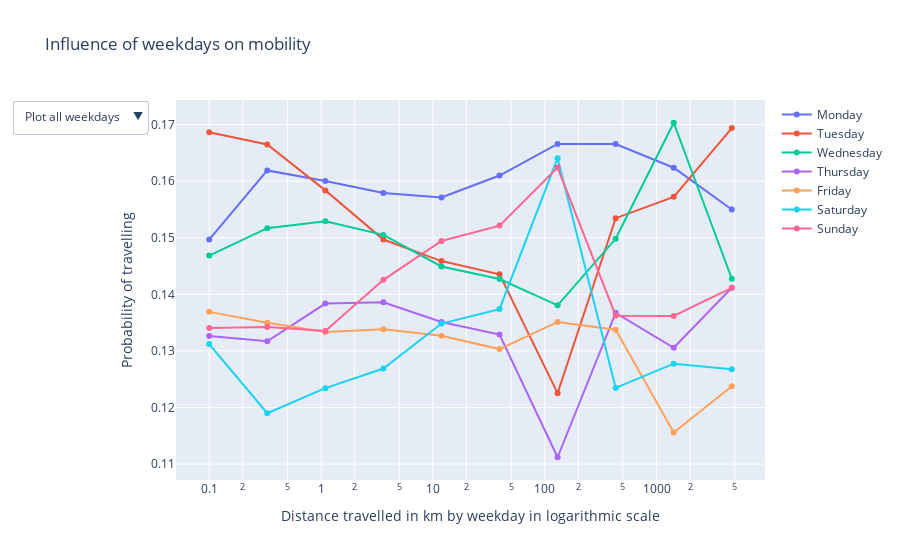

Notebook cell for this chart:
### Code cell
# Initialize figure
fig = go.Figure()

# Add Traces
for i in col_names_:
    fig.add_trace(
    go.Scatter(x=buckets,
               y=df_week[i].values,
               name=i))

# Add layout
fig.update_layout(
    updatemenus=[
        dict(
            active=0,
            buttons=list_dict(col_names_,len(col_names_)),
        )
    ])

# Define axies
fig.update_xaxes(title_text="Distance travelled in km by weekday in logarithmic scale", type="log")
fig.update_yaxes(title_text="Probability of travelling")  
# Set title
fig.update_layout(title_text="Influence of weekdays on mobility")
fig.show()

### Figure 1 — Plotly figure (JSON) as saved in the notebook; plotly's stock layout.template omitted (floating-point values rounded to 4 significant figures)
{"data": [{"name": "Monday", "type": "scatter", "x": [0.1, 0.3305, 1.092, 3.611, 11.94, 39.45, 130.4, 431.0, 1425.0, 4709.0], "y": [0.1497, 0.1619, 0.16, 0.1579, 0.1571, 0.161, 0.1666, 0.1666, 0.1624, 0.155]}, {"name": "Tuesday", "type": "scatter", "x": [0.1, 0.3305, 1.092, 3.611, 11.94, 39.45, 130.4, 431.0, 1425.0, 4709.0], "y": [0.1686, 0.1665, 0.1584, 0.1497, 0.1459, 0.1435, 0.1225, 0.1535, 0.1572, 0.1694]}, {"name": "Wednesday", "type": "scatter", "x": [0.1, 0.3305, 1.092, 3.611, 11.94, 39.45, 130.4, 431.0, 1425.0, 4709.0], "y": [0.1468, 0.1517, 0.1529, 0.1505, 0.1449, 0.1427, 0.1381, 0.1498, 0.1703, 0.1428]}, {"name": "Thursday", "type": "scatter", "x": [0.1, 0.3305, 1.092, 3.611, 11.94, 39.45, 130.4, 431.0, 1425.0, 4709.0], "y": [0.1326, 0.1317, 0.1384, 0.1386, 0.1351, 0.1329, 0.1112, 0.1367, 0.1306, 0.1412]}, {"name": "Friday", "type": "scatter", "x": [0.1, 0.3305, 1.092, 3.611, 11.94, 39.45, 130.4, 431.0, 1425.0, 4709.0], "y": [0.1369, 0.135, 0.1334, 0.1338, 0.1327, 0.1303, 0.1351, 0.1337, 0.1156, 0.1238]}, {"name": "Saturday", "type": "scatter", "x": [0.1, 0.3305, 1.092, 3.611, 11.94, 39.45, 130.4, 431.0, 1425.0, 4709.0], "y": [0.1312, 0.119, 0.1234, 0.1269, 0.1348, 0.1374, 0.1641, 0.1235, 0.1277, 0.1268]}, {"name": "Sunday", "type": "scatter", "x": [0.1, 0.3305, 1.092, 3.611, 11.94, 39.45, 130.4, 431.0, 1425.0, 4709.0], "y": [0.1341, 0.1342, 0.1335, 0.1426, 0.1494, 0.1522, 0.1624, 0.1362, 0.1362, 0.1412]}], "layout": {"title": {"text": "Influence of weekdays on mobility"}, "updatemenus": [{"active": 0, "buttons": [{"args": [{"visible": [1, 1, 1, 1, 1, 1, 1]}, {"title": "Plot all weekdays"}], "label": "Plot all weekdays", "method": "update"}, {"args": [{"visible": [true, true, false, false, false, false, false, false, false, false, false, false, false, false]}, {"title": "Monday"}], "label": "Monday", "method": "update"}, {"args": [{"visible": [false, false, true, true, false, false, false, false, false, false, false, false, false, false]}, {"title": "Tuesday"}], "label": "Tuesday", "method": "update"}, {"args": [{"visible": [false, false, false, false, true, true, false, false, false, false, false, false, false, false]}, {"title": "Wednesday"}], "label": "Wednesday", "method": "update"}, {"args": [{"visible": [false, false, false, false, false, false, true, true, false, false, false, false, false, false]}, {"title": "Thursday"}], "label": "Thursday", "method": "update"}, {"args": [{"visible": [false, false, false, false, false, false, false, false, true, true, false, false, false, false]}, {"title": "Friday"}], "label": "Friday", "method": "update"}, {"args": [{"visible": [false, false, false, false, false, false, false, false, false, false, true, true, false, false]}, {"title": "Saturday"}], "label": "Saturday", "method": "update"}, {"args": [{"visible": [false, false, false, false, false, false, false, false, false, false, false, false, true, true]}, {"title": "Sunday"}], "label": "Sunday", "method": "update"}]}], "xaxis": {"title": {"text": "Distance travelled in km by weekday in logarithmic scale"}, "type": "log"}, "yaxis": {"title": {"text": "Probability of travelling"}}}}
